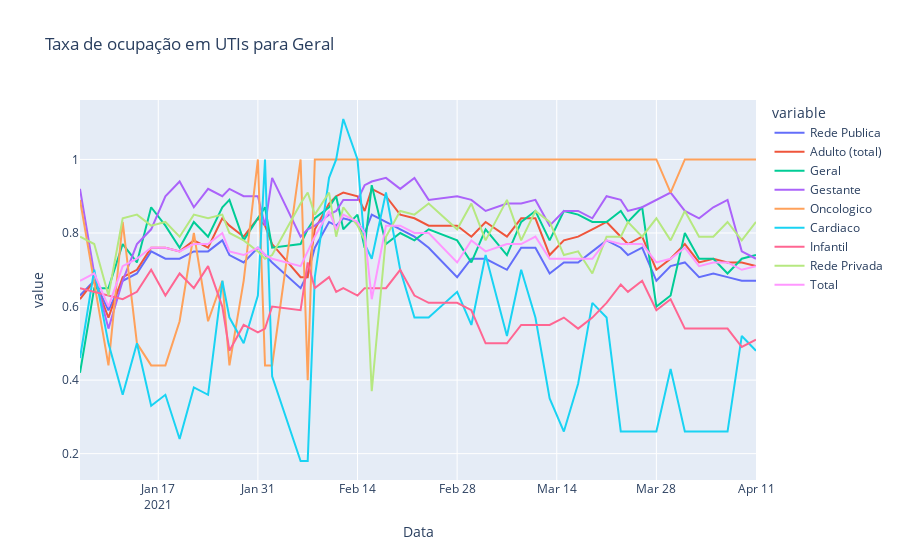

The cell this chart's notebook holds for it:
### Code cell
px.line(df, title='Taxa de ocupação em UTIs em Geral')

### Figure 1 — Plotly figure (JSON) as saved in the notebook; plotly's stock layout.template omitted (floating-point values rounded to 4 significant figures)
{"data": [{"hovertemplate": "variable=Rede Publica<br>Data=%{x}<br>value=%{y}<extra></extra>", "legendgroup": "Rede Publica", "line": {"color": "#636efa", "dash": "solid"}, "mode": "lines", "name": "Rede Publica", "orientation": "v", "showlegend": true, "type": "scatter", "x": ["21-01-06", "21-01-08", "21-01-10", "21-01-12", "21-01-14", "21-01-16", "21-01-18", "21-01-20", "21-01-22", "21-01-24", "21-01-26", "21-01-27", "21-01-29", "21-01-31", "21-02-01", "21-02-02", "21-02-06", "21-02-07", "21-02-08", "21-02-10", "21-02-11", "21-02-12", "21-02-14", "21-02-15", "21-02-16", "21-02-18", "21-02-20", "21-02-22", "21-02-24", "21-02-28", "21-03-02", "21-03-04", "21-03-07", "21-03-09", "21-03-11", "21-03-13", "21-03-15", "21-03-17", "21-03-19", "21-03-21", "21-03-23", "21-03-24", "21-03-26", "21-03-28", "21-03-30", "21-04-01", "21-04-03", "21-04-05", "21-04-05", "21-04-07", "21-04-09", "21-04-11"], "xaxis": "x", "y": [0.63, 0.67, 0.59, 0.67, 0.69, 0.75, 0.73, 0.73, 0.75, 0.75, 0.78, 0.74, 0.72, 0.76, 0.74, 0.72, 0.65, 0.69, 0.76, 0.83, 0.82, 0.84, 0.83, 0.8, 0.85, 0.83, 0.81, 0.79, 0.76, 0.68, 0.73, 0.73, 0.7, 0.76, 0.76, 0.69, 0.72, 0.72, 0.75, 0.78, 0.76, 0.74, 0.76, 0.67, 0.71, 0.72, 0.68, 0.69, 0.69, 0.68, 0.67, 0.67], "yaxis": "y"}, {"hovertemplate": "variable=Adulto (total)<br>Data=%{x}<br>value=%{y}<extra></extra>", "legendgroup": "Adulto (total)", "line": {"color": "#EF553B", "dash": "solid"}, "mode": "lines", "name": "Adulto (total)", "orientation": "v", "showlegend": true, "type": "scatter", "x": ["21-01-06", "21-01-08", "21-01-10", "21-01-12", "21-01-14", "21-01-16", "21-01-18", "21-01-20", "21-01-22", "21-01-24", "21-01-26", "21-01-27", "21-01-29", "21-01-31", "21-02-01", "21-02-02", "21-02-06", "21-02-07", "21-02-08", "21-02-10", "21-02-11", "21-02-12", "21-02-14", "21-02-15", "21-02-16", "21-02-18", "21-02-20", "21-02-22", "21-02-24", "21-02-28", "21-03-02", "21-03-04", "21-03-07", "21-03-09", "21-03-11", "21-03-13", "21-03-15", "21-03-17", "21-03-19", "21-03-21", "21-03-23", "21-03-24", "21-03-26", "21-03-28", "21-03-30", "21-04-01", "21-04-03", "21-04-05", "21-04-05", "21-04-07", "21-04-09", "21-04-11"], "xaxis": "x", "y": [0.62, 0.67, 0.57, 0.68, 0.7, 0.76, 0.76, 0.75, 0.78, 0.76, 0.84, 0.82, 0.79, 0.84, 0.82, 0.77, 0.68, 0.68, 0.81, 0.88, 0.9, 0.91, 0.9, 0.86, 0.92, 0.9, 0.85, 0.84, 0.82, 0.82, 0.79, 0.83, 0.79, 0.84, 0.84, 0.74, 0.78, 0.79, 0.81, 0.83, 0.79, 0.77, 0.79, 0.7, 0.73, 0.77, 0.72, 0.73, 0.73, 0.72, 0.72, 0.71], "yaxis": "y"}, {"hovertemplate": "variable=Geral<br>Data=%{x}<br>value=%{y}<extra></extra>", "legendgroup": "Geral", "line": {"color": "#00cc96", "dash": "solid"}, "mode": "lines", "name": "Geral", "orientation": "v", "showlegend": true, "type": "scatter", "x": ["21-01-06", "21-01-08", "21-01-10", "21-01-12", "21-01-14", "21-01-16", "21-01-18", "21-01-20", "21-01-22", "21-01-24", "21-01-26", "21-01-27", "21-01-29", "21-01-31", "21-02-01", "21-02-02", "21-02-06", "21-02-07", "21-02-08", "21-02-10", "21-02-11", "21-02-12", "21-02-14", "21-02-15", "21-02-16", "21-02-18", "21-02-20", "21-02-22", "21-02-24", "21-02-28", "21-03-02", "21-03-04", "21-03-07", "21-03-09", "21-03-11", "21-03-13", "21-03-15", "21-03-17", "21-03-19", "21-03-21", "21-03-23", "21-03-24", "21-03-26", "21-03-28", "21-03-30", "21-04-01", "21-04-03", "21-04-05", "21-04-05", "21-04-07", "21-04-09", "21-04-11"], "xaxis": "x", "y": [0.42, 0.65, 0.65, 0.77, 0.72, 0.87, 0.82, 0.76, 0.83, 0.79, 0.87, 0.89, 0.78, 0.84, 0.87, 0.76, 0.77, 0.81, 0.84, 0.87, 0.9, 0.81, 0.85, 0.76, 0.93, 0.77, 0.8, 0.78, 0.81, 0.78, 0.72, 0.81, 0.74, 0.83, 0.86, 0.78, 0.86, 0.85, 0.83, 0.83, 0.86, 0.83, 0.87, 0.6, 0.63, 0.8, 0.73, 0.73, 0.73, 0.69, 0.73, 0.74], "yaxis": "y"}, {"hovertemplate": "variable=Gestante<br>Data=%{x}<br>value=%{y}<extra></extra>", "legendgroup": "Gestante", "line": {"color": "#ab63fa", "dash": "solid"}, "mode": "lines", "name": "Gestante", "orientation": "v", "showlegend": true, "type": "scatter", "x": ["21-01-06", "21-01-08", "21-01-10", "21-01-12", "21-01-14", "21-01-16", "21-01-18", "21-01-20", "21-01-22", "21-01-24", "21-01-26", "21-01-27", "21-01-29", "21-01-31", "21-02-01", "21-02-02", "21-02-06", "21-02-07", "21-02-08", "21-02-10", "21-02-11", "21-02-12", "21-02-14", "21-02-15", "21-02-16", "21-02-18", "21-02-20", "21-02-22", "21-02-24", "21-02-28", "21-03-02", "21-03-04", "21-03-07", "21-03-09", "21-03-11", "21-03-13", "21-03-15", "21-03-17", "21-03-19", "21-03-21", "21-03-23", "21-03-24", "21-03-26", "21-03-28", "21-03-30", "21-04-01", "21-04-03", "21-04-05", "21-04-05", "21-04-07", "21-04-09", "21-04-11"], "xaxis": "x", "y": [0.92, 0.69, 0.54, 0.67, 0.77, 0.81, 0.9, 0.94, 0.87, 0.92, 0.9, 0.92, 0.9, 0.9, 0.82, 0.95, 0.79, 0.81, 0.82, 0.85, 0.86, 0.89, 0.89, 0.93, 0.94, 0.95, 0.92, 0.95, 0.89, 0.9, 0.89, 0.86, 0.88, 0.88, 0.89, 0.82, 0.86, 0.86, 0.84, 0.9, 0.89, 0.86, 0.87, 0.89, 0.91, 0.86, 0.84, 0.87, 0.87, 0.89, 0.75, 0.73], "yaxis": "y"}, {"hovertemplate": "variable=Oncologico<br>Data=%{x}<br>value=%{y}<extra></extra>", "legendgroup": "Oncologico", "line": {"color": "#FFA15A", "dash": "solid"}, "mode": "lines", "name": "Oncologico", "orientation": "v", "showlegend": true, "type": "scatter", "x": ["21-01-06", "21-01-08", "21-01-10", "21-01-12", "21-01-14", "21-01-16", "21-01-18", "21-01-20", "21-01-22", "21-01-24", "21-01-26", "21-01-27", "21-01-29", "21-01-31", "21-02-01", "21-02-02", "21-02-06", "21-02-07", "21-02-08", "21-02-10", "21-02-11", "21-02-12", "21-02-14", "21-02-15", "21-02-16", "21-02-18", "21-02-20", "21-02-22", "21-02-24", "21-02-28", "21-03-02", "21-03-04", "21-03-07", "21-03-09", "21-03-11", "21-03-13", "21-03-15", "21-03-17", "21-03-19", "21-03-21", "21-03-23", "21-03-24", "21-03-26", "21-03-28", "21-03-30", "21-04-01", "21-04-03", "21-04-05", "21-04-05", "21-04-07", "21-04-09", "21-04-11"], "xaxis": "x", "y": [0.89, 0.67, 0.44, 0.83, 0.5, 0.44, 0.44, 0.56, 0.8, 0.56, 0.67, 0.44, 0.67, 1, 0.44, 0.44, 1, 0.4, 1, 1, 1, 1, 1, 1, 1, 1, 1, 1, 1, 1, 1, 1, 1, 1, 1, 1, 1, 1, 1, 1, 1, 1, 1, 1, 0.91, 1, 1, 1, 1, 1, 1, 1], "yaxis": "y"}, {"hovertemplate": "variable=Cardiaco<br>Data=%{x}<br>value=%{y}<extra></extra>", "legendgroup": "Cardiaco", "line": {"color": "#19d3f3", "dash": "solid"}, "mode": "lines", "name": "Cardiaco", "orientation": "v", "showlegend": true, "type": "scatter", "x": ["21-01-06", "21-01-08", "21-01-10", "21-01-12", "21-01-14", "21-01-16", "21-01-18", "21-01-20", "21-01-22", "21-01-24", "21-01-26", "21-01-27", "21-01-29", "21-01-31", "21-02-01", "21-02-02", "21-02-06", "21-02-07", "21-02-08", "21-02-10", "21-02-11", "21-02-12", "21-02-14", "21-02-15", "21-02-16", "21-02-18", "21-02-20", "21-02-22", "21-02-24", "21-02-28", "21-03-02", "21-03-04", "21-03-07", "21-03-09", "21-03-11", "21-03-13", "21-03-15", "21-03-17", "21-03-19", "21-03-21", "21-03-23", "21-03-24", "21-03-26", "21-03-28", "21-03-30", "21-04-01", "21-04-03", "21-04-05", "21-04-05", "21-04-07", "21-04-09", "21-04-11"], "xaxis": "x", "y": [0.46, 0.7, 0.5, 0.36, 0.5, 0.33, 0.36, 0.24, 0.38, 0.36, 0.67, 0.57, 0.5, 0.63, 1, 0.41, 0.18, 0.18, 0.68, 0.95, 1, 1.11, 1, 0.77, 0.73, 0.91, 0.7, 0.57, 0.57, 0.64, 0.55, 0.74, 0.52, 0.7, 0.57, 0.35, 0.26, 0.39, 0.61, 0.57, 0.26, 0.26, 0.26, 0.26, 0.43, 0.26, 0.26, 0.26, 0.26, 0.26, 0.52, 0.48], "yaxis": "y"}, {"hovertemplate": "variable=Infantil<br>Data=%{x}<br>value=%{y}<extra></extra>", "legendgroup": "Infantil", "line": {"color": "#FF6692", "dash": "solid"}, "mode": "lines", "name": "Infantil", "orientation": "v", "showlegend": true, "type": "scatter", "x": ["21-01-06", "21-01-08", "21-01-10", "21-01-12", "21-01-14", "21-01-16", "21-01-18", "21-01-20", "21-01-22", "21-01-24", "21-01-26", "21-01-27", "21-01-29", "21-01-31", "21-02-01", "21-02-02", "21-02-06", "21-02-07", "21-02-08", "21-02-10", "21-02-11", "21-02-12", "21-02-14", "21-02-15", "21-02-16", "21-02-18", "21-02-20", "21-02-22", "21-02-24", "21-02-28", "21-03-02", "21-03-04", "21-03-07", "21-03-09", "21-03-11", "21-03-13", "21-03-15", "21-03-17", "21-03-19", "21-03-21", "21-03-23", "21-03-24", "21-03-26", "21-03-28", "21-03-30", "21-04-01", "21-04-03", "21-04-05", "21-04-05", "21-04-07", "21-04-09", "21-04-11"], "xaxis": "x", "y": [0.65, 0.64, 0.63, 0.62, 0.64, 0.7, 0.63, 0.69, 0.65, 0.71, 0.6, 0.48, 0.55, 0.53, 0.54, 0.6, 0.59, 0.72, 0.65, 0.68, 0.64, 0.65, 0.63, 0.65, 0.65, 0.65, 0.7, 0.63, 0.61, 0.61, 0.59, 0.5, 0.5, 0.55, 0.55, 0.55, 0.57, 0.54, 0.57, 0.61, 0.66, 0.64, 0.67, 0.59, 0.62, 0.54, 0.54, 0.54, 0.54, 0.54, 0.49, 0.51], "yaxis": "y"}, {"hovertemplate": "variable=Rede Privada<br>Data=%{x}<br>value=%{y}<extra></extra>", "legendgroup": "Rede Privada", "line": {"color": "#B6E880", "dash": "solid"}, "mode": "lines", "name": "Rede Privada", "orientation": "v", "showlegend": true, "type": "scatter", "x": ["21-01-06", "21-01-08", "21-01-10", "21-01-12", "21-01-14", "21-01-16", "21-01-18", "21-01-20", "21-01-22", "21-01-24", "21-01-26", "21-01-27", "21-01-29", "21-01-31", "21-02-01", "21-02-02", "21-02-06", "21-02-07", "21-02-08", "21-02-10", "21-02-11", "21-02-12", "21-02-14", "21-02-15", "21-02-16", "21-02-18", "21-02-20", "21-02-22", "21-02-24", "21-02-28", "21-03-02", "21-03-04", "21-03-07", "21-03-09", "21-03-11", "21-03-13", "21-03-15", "21-03-17", "21-03-19", "21-03-21", "21-03-23", "21-03-24", "21-03-26", "21-03-28", "21-03-30", "21-04-01", "21-04-03", "21-04-05", "21-04-05", "21-04-07", "21-04-09", "21-04-11"], "xaxis": "x", "y": [0.79, 0.77, 0.63, 0.84, 0.85, 0.82, 0.83, 0.79, 0.85, 0.84, 0.85, 0.8, 0.78, 0.75, 0.73, 0.74, 0.88, 0.91, 0.85, 0.91, 0.79, 0.87, 0.82, 0.78, 0.37, 0.79, 0.86, 0.85, 0.88, 0.81, 0.88, 0.78, 0.89, 0.78, 0.86, 0.83, 0.74, 0.75, 0.69, 0.79, 0.79, 0.83, 0.79, 0.84, 0.78, 0.86, 0.79, 0.79, 0.79, 0.83, 0.78, 0.83], "yaxis": "y"}, {"hovertemplate": "variable=Total<br>Data=%{x}<br>value=%{y}<extra></extra>", "legendgroup": "Total", "line": {"color": "#FF97FF", "dash": "solid"}, "mode": "lines", "name": "Total", "orientation": "v", "showlegend": true, "type": "scatter", "x": ["21-01-06", "21-01-08", "21-01-10", "21-01-12", "21-01-14", "21-01-16", "21-01-18", "21-01-20", "21-01-22", "21-01-24", "21-01-26", "21-01-27", "21-01-29", "21-01-31", "21-02-01", "21-02-02", "21-02-06", "21-02-07", "21-02-08", "21-02-10", "21-02-11", "21-02-12", "21-02-14", "21-02-15", "21-02-16", "21-02-18", "21-02-20", "21-02-22", "21-02-24", "21-02-28", "21-03-02", "21-03-04", "21-03-07", "21-03-09", "21-03-11", "21-03-13", "21-03-15", "21-03-17", "21-03-19", "21-03-21", "21-03-23", "21-03-24", "21-03-26", "21-03-28", "21-03-30", "21-04-01", "21-04-03", "21-04-05", "21-04-05", "21-04-07", "21-04-09", "21-04-11"], "xaxis": "x", "y": [0.67, 0.69, 0.6, 0.71, 0.73, 0.76, 0.76, 0.75, 0.77, 0.77, 0.8, 0.75, 0.74, 0.76, 0.74, 0.73, 0.71, 0.75, 0.79, 0.86, 0.81, 0.85, 0.83, 0.8, 0.62, 0.82, 0.82, 0.8, 0.8, 0.72, 0.78, 0.75, 0.77, 0.77, 0.79, 0.73, 0.73, 0.73, 0.73, 0.78, 0.77, 0.77, 0.77, 0.72, 0.73, 0.76, 0.71, 0.72, 0.72, 0.72, 0.7, 0.71], "yaxis": "y"}], "layout": {"legend": {"title": {"text": "variable"}, "tracegroupgap": 0}, "title": {"text": "Taxa de ocupação em UTIs para Geral"}, "xaxis": {"anchor": "y", "domain": [0, 1], "title": {"text": "Data"}}, "yaxis": {"anchor": "x", "domain": [0, 1], "title": {"text": "value"}}}}
